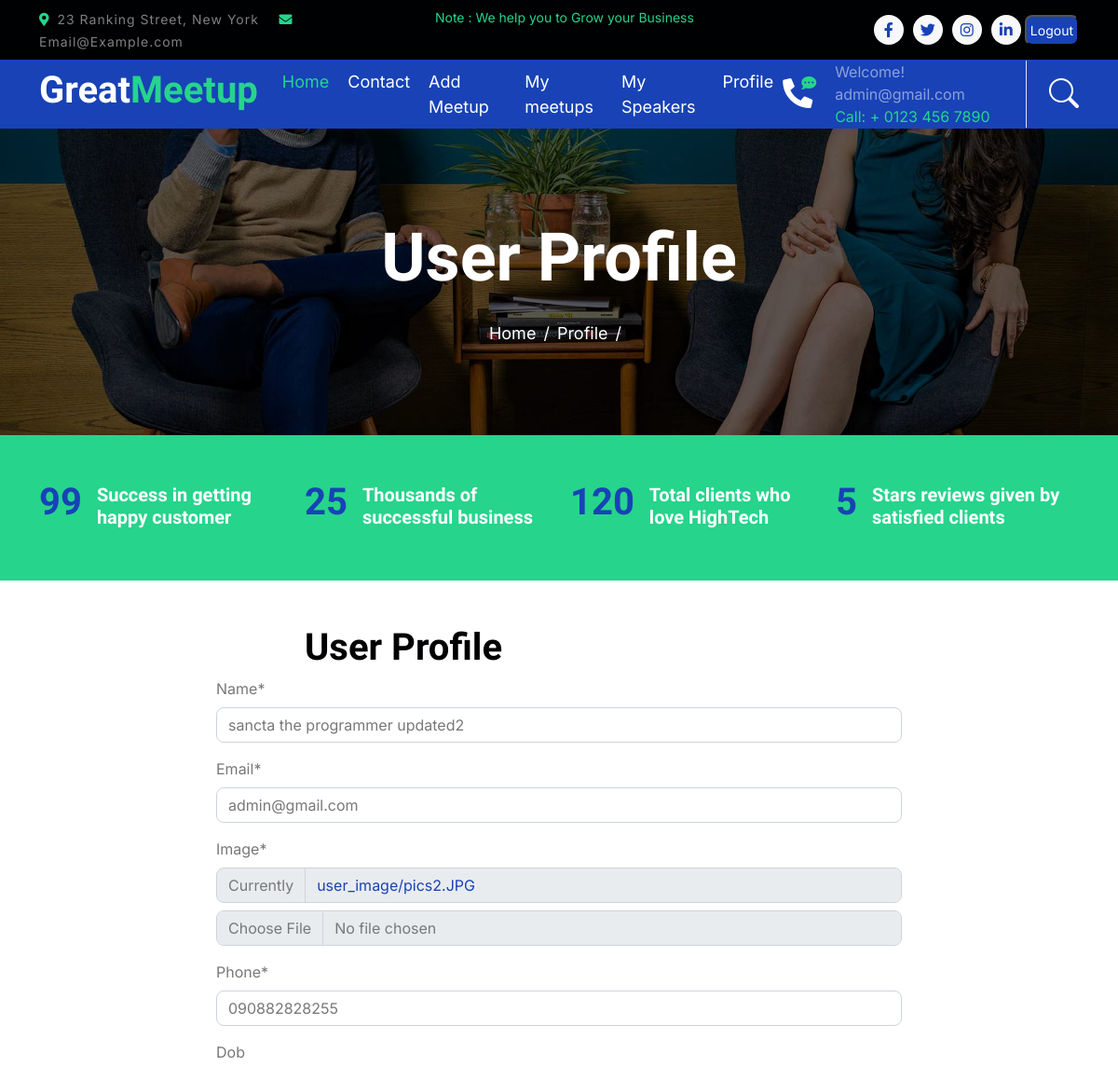
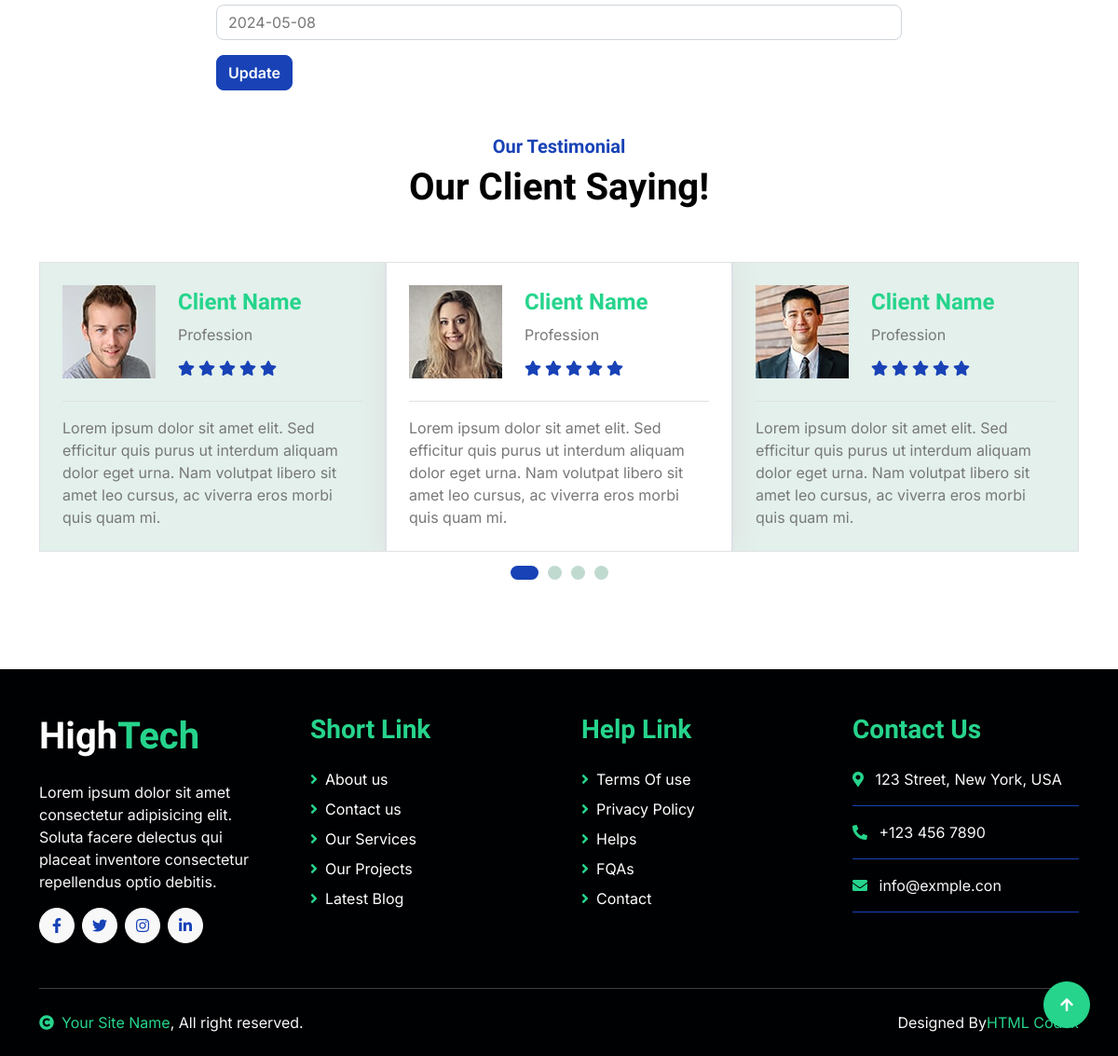
Page /profile/ (signed in) on the committed database (2 pictures, top to bottom).
### meetup/models.py (models this page shows)
class myUser(AbstractUser):
    name=models.CharField(max_length=200, null=True)
    email=models.EmailField(unique=True, null=True)
    image=models.ImageField(null=True, upload_to='user_image')
    phone=models.CharField(max_length=20, null=True)
    dob=models.DateField(null=True, blank=True)
    REQUIRED_FIELDS=[]
    USERNAME_FIELD = 'email'

### meetup/views.py (the view)
# urls.py: path('profile/', views.profile, name='user-profile'),
@login_required(login_url='login')
def profile(request):
    page="Profile"
    user = request.user
    form = ProfileForm(instance=user)
    if request.method == 'POST':
        form = ProfileForm(request.POST, request.FILES, instance=user)
        if form.is_valid():
            form.save()
            return redirect('user-profile')
    context={'form':form, 'page':page}
    return render(request, 'meetup/profile_form.html', context)

### meetup/forms.py
class ProfileForm(forms.ModelForm):
    class Meta:
        model = myUser
        fields = [ 'name',  'email',  'image', 'phone', 'dob']

### meetup/templates/meetup/profile_form.html (shortened to what this page needs)
{% extends 'meetup/main.html'%}
{%load static%}
{%load crispy_forms_filters%}
{%load crispy_forms_tags%}
{%block slider%}
<div class="container-fluid page-header py-5">
    <div class="container text-center py-5">
        <h1 class="display-2 text-white mb-4 animated slideInDown">User Profile</h1>
        <nav aria-label="breadcrumb animated slideInDown">
            <ol class="breadcrumb justify-content-center mb-0">
                <li class="breadcrumb-item"><a href="{% url 'meetups'%}">Home</a></li>
                <li class="breadcrumb-item"><a href="#">Profile</a></li>
                <li class="breadcrumb-item" aria-current="page">{{meetup.title}}</li>
            </ol>
        </nav>
    </div>
</div>
{%endblock%}
{%block about%}
<div class="container-fluid  ">
    <div class="container pt-5">
        <div class="row">
            <div class="col-md-6 m-auto">
                <h1>User Profile</h1>
            </div>
        </div>
        <div class="row">
            <div class="col-md-8 m-auto">
                <form  method="POST"  enctype="multipart/form-data">
                    {{form| crispy}}
                    <button type="submit" class="btn btn-primary">Update</button>
                    </form>
            </div>
        </div>
    </div>
</div>
{%endblock%}

### meetup/templates/meetup/header.html (shortened to what this page needs)
   <div class="container-fluid bg-dark py-2 d-none d-md-flex">
    <div class="container">
        <div class="d-flex justify-content-between topbar">
            <div class="top-info">
                <small class="me-3 text-white-50"><a href="#"><i class="fas fa-map-marker-alt me-2 text-secondary"></i></a>23 Ranking Street, New York</small>
                <small class="me-3 text-white-50"><a href="#"><i class="fas fa-envelope me-2 text-secondary"></i></a>Email@Example.com</small>
            </div>
            <div id="note" class="text-secondary d-none d-xl-flex"><small>Note : We help you to Grow your Business</small></div>
            <div class="top-link">
                <a href="" class="bg-light nav-fill btn btn-sm-square rounded-circle"><i class="fab fa-facebook-f text-primary"></i></a>
                <a href="" class="bg-light nav-fill btn btn-sm-square rounded-circle"><i class="fab fa-twitter text-primary"></i></a>
                <a href="" class="bg-light nav-fill btn btn-sm-square rounded-circle"><i class="fab fa-instagram text-primary"></i></a>
                <a href="" class="bg-light nav-fill btn btn-sm-square rounded-circle me-0"><i class="fab fa-linkedin-in text-primary"></i></a>
                {%if request.user.is_authenticated%}
                <form method="POST" action="{% url 'logout'%}">
                    <button type="submit" class="bg-primary rounded btn-sm px-1 ms-1 text-white">Logout</button>
                    </form>
                    {%endif%}
            </div>
        </div>
    </div>
</div>
<div class="container-fluid bg-primary">
    <div class="container">
        <nav class="navbar navbar-dark navbar-expand-lg py-0">
            <a href="{%url 'meetups'%}" class="navbar-brand">
                <h1 class="text-white fw-bold d-block">Great<span class="text-secondary">Meetup</span> </h1>
            </a>
            <div class="collapse navbar-collapse bg-transparent" id="navbarCollapse">
                <div class="navbar-nav ms-auto mx-xl-auto p-0">
                    <a href="{%url 'meetups'%}" class="nav-item nav-link active text-secondary">Home</a>
                    <a href="{%url 'contact'%}" class="nav-item nav-link">Contact</a>
                {%if request.user.is_authenticated%}
                    <a href="{%url 'meetup-create' %}" class="nav-item nav-link">Add Meetup</a>
                    <a href="{%url 'user-meetup'%}" class="nav-item nav-link">My meetups</a>
                    <a href="{%url 'user-speaker'%}" class="nav-item nav-link">My Speakers</a>
                    <a href="{%url 'user-profile'%}" class="nav-item nav-link">Profile</a>
                    {%else%}
                    <a href="{%url 'login'%}" class="nav-item nav-link">Login</a>
                    <a href="{%url 'register'%}" class="nav-item nav-link">Register</a>
                    <a href="{%url 'meetup-create'%}" class="nav-item nav-link">Add Meetup</a>
                {%endif%}
                </div>
            </div>
            <div class="d-none d-xl-flex flex-shirink-0">
                <div id="phone-tada" class="d-flex align-items-center justify-content-center me-4">
                    <a href="" class="position-relative animated tada infinite">
                        <i class="fa fa-phone-alt text-white fa-2x"></i>
                        <div class="position-absolute" style="top: -7px; left: 20px;">
                            <span><i class="fa fa-comment-dots text-secondary"></i></span>
                        </div>
                    </a>
                </div>
                <div class="d-flex flex-column pe-4 border-end">
                    {% if request.user.is_authenticated%}
                    <span class="text-white-50">Welcome! {{request.user}}</span>
                    {%endif%}
                    <span class="text-secondary">Call: + 0123 456 7890</span>
                </div>
                <div class="d-flex align-items-center justify-content-center ms-4 ">
                    <a href="#"><i class="bi bi-search text-white fa-2x"></i> </a>
                </div>
            </div>
        </nav>
    </div>
</div>

### meetup/static/meetup/css/style.css (style rules this page uses)
.btn { font-weight: 600; transition: .5s; }
.btn-sm-square { width: 32px; height: 32px; }
.btn-square, .btn-sm-square, .btn-md-square, .btn-lg-square { padding: 0; display: flex; align-items: center; justify-content: center; font-weight: normal; }
.topbar .top-info { letter-spacing: 1px; }
.topbar .top-link { display: flex; align-items: center; justify-content: center; }
.topbar .top-link a { margin-right: 10px; }
#note { width: 500px; overflow: hidden; }
#note small { position: relative; display: inline-block; animation: mymove 5s infinite; animation-timing-function: all; }
.navbar .navbar-nav { padding: 15px 0; }
.navbar .navbar-nav .nav-link { padding: 10px; color: var(--bs-white); font-size: 18px; outline: none; }
.navbar .navbar-nav .nav-link:hover, .navbar .navbar-nav .nav-link.active { color: var(--bs-secondary) !important; }
.page-header { background: linear-gradient(rgba(0, 0, 0, .6), rgba(0, 0, 0, .6)), url(../img/carousel-1.jpg) center center no-repeat; background-size: cover; }
.page-header .breadcrumb-item+.breadcrumb-item::before { color: var(--bs-white); }
.page-header .breadcrumb-item, .page-header .breadcrumb-item a { font-size: 18px; color: var(--bs-white); }

### rows in the picture
myUser: user "admin@gmail.com", name "sancta the programmer updated2", email "admin@gmail.com", phone "090882828255", dob "2024-05-08"
